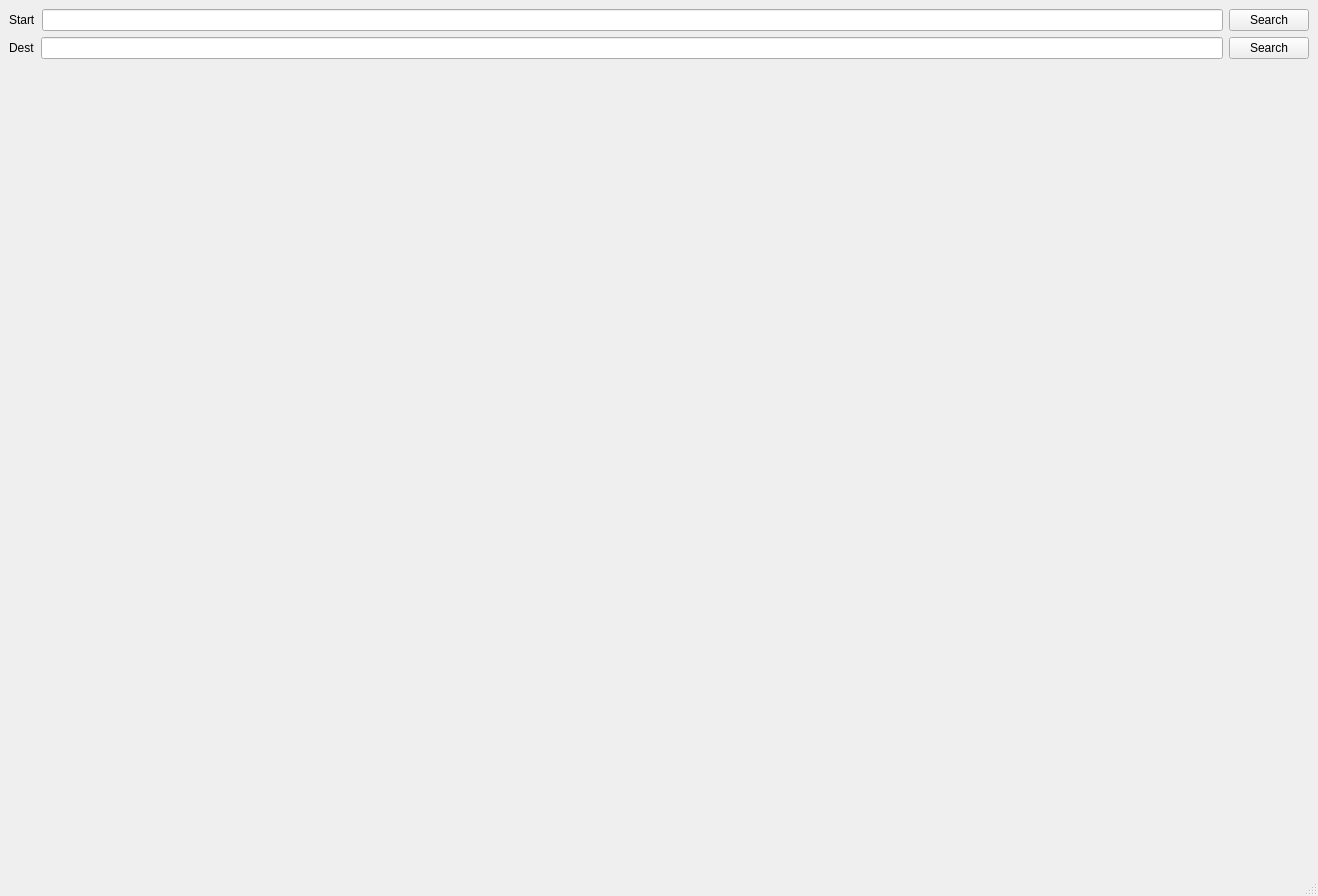
<?xml version="1.0" encoding="UTF-8"?>
<ui version="4.0">
 <class>MainWindow</class>
 <widget class="QMainWindow" name="MainWindow">
  <property name="geometry">
   <rect>
    <x>0</x>
    <y>0</y>
    <width>1318</width>
    <height>888</height>
   </rect>
  </property>
  <property name="windowTitle">
   <string>MainWindow</string>
  </property>
  <widget class="QWidget" name="centralwidget">
   <layout class="QVBoxLayout" name="verticalLayout">
    <item>
     <layout class="QVBoxLayout" name="verticalLayout_3">
      <item>
       <layout class="QHBoxLayout" name="horizontalLayout">
        <item>
         <widget class="QLabel" name="label">
          <property name="text">
           <string>Start</string>
          </property>
         </widget>
        </item>
        <item>
         <widget class="QLineEdit" name="lineEdit_start"/>
        </item>
        <item>
         <widget class="QPushButton" name="pushButton_start_search">
          <property name="text">
           <string>Search</string>
          </property>
         </widget>
        </item>
       </layout>
      </item>
     </layout>
    </item>
    <item>
     <layout class="QHBoxLayout" name="horizontalLayout_3">
      <item>
       <widget class="QLabel" name="label_2">
        <property name="text">
         <string>Dest</string>
        </property>
       </widget>
      </item>
      <item>
       <widget class="QLineEdit" name="lineEdit_dest"/>
      </item>
      <item>
       <widget class="QPushButton" name="pushButton_dest_search">
        <property name="text">
         <string>Search</string>
        </property>
       </widget>
      </item>
     </layout>
    </item>
    <item>
     <widget class="QWidget" name="mapWidget" native="true">
      <property name="sizePolicy">
       <sizepolicy hsizetype="Preferred" vsizetype="Preferred">
        <horstretch>0</horstretch>
        <verstretch>0</verstretch>
       </sizepolicy>
      </property>
      <property name="minimumSize">
       <size>
        <width>1300</width>
        <height>800</height>
       </size>
      </property>
      <property name="autoFillBackground">
       <bool>false</bool>
      </property>
      <property name="styleSheet">
       <string notr="true"/>
      </property>
     </widget>
    </item>
   </layout>
  </widget>
  <widget class="QMenuBar" name="menubar">
   <property name="geometry">
    <rect>
     <x>0</x>
     <y>0</y>
     <width>1318</width>
     <height>21</height>
    </rect>
   </property>
  </widget>
  <widget class="QStatusBar" name="statusbar"/>
 </widget>
 <resources/>
 <connections/>
</ui>
